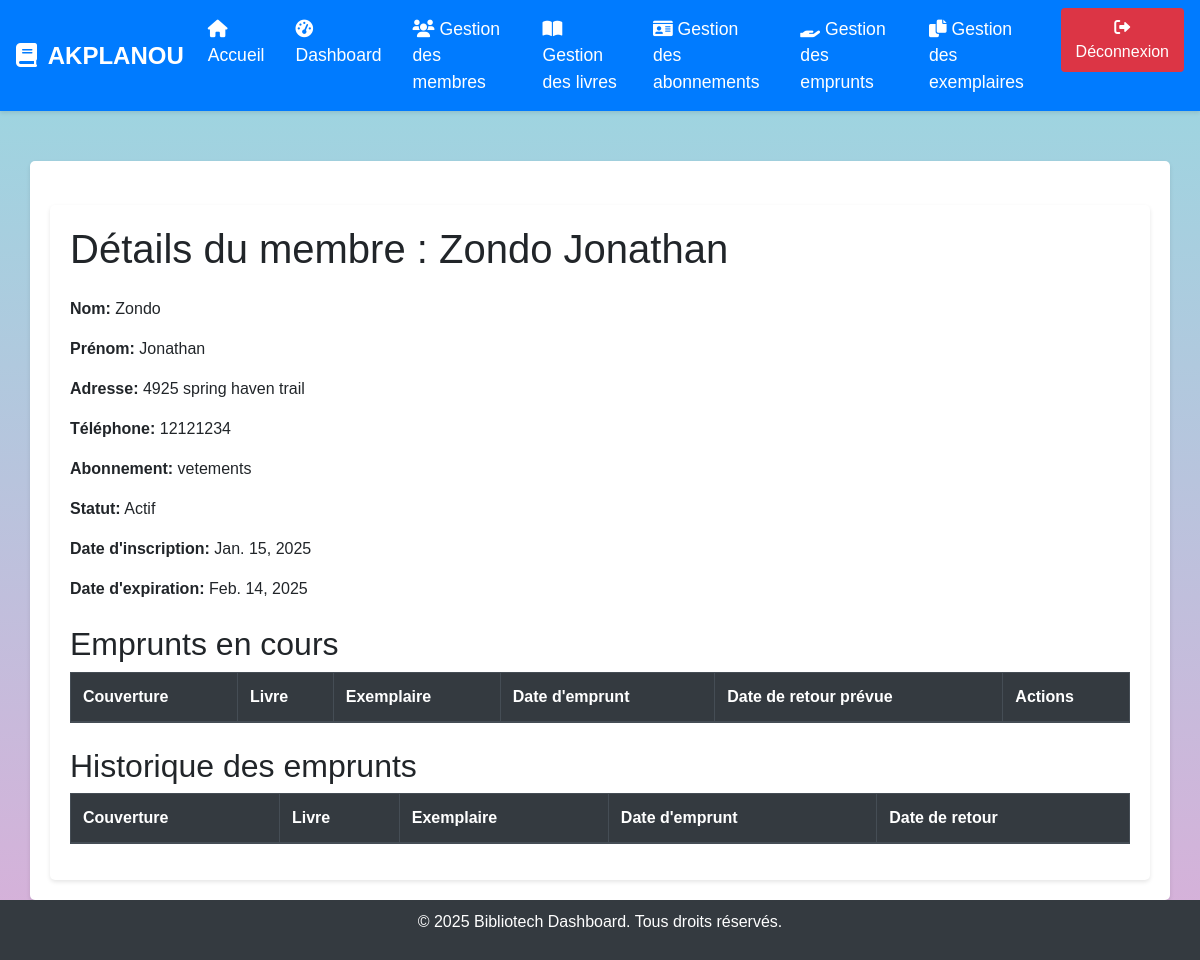
The page /membre/1/ on the database its author committed.
### gestion/models.py (models this page shows, shortened)
class Membre(models.Model):
    nom = models.CharField(max_length=100)
    prenom = models.CharField(max_length=100)
    adresse = models.CharField(max_length=200)
    telephone = models.CharField(max_length=20)
    abonnement = models.ForeignKey(Abonnement, on_delete=models.CASCADE)
    actif = models.BooleanField(default=True)
    date_inscription = models.DateField(auto_now_add=True)
    date_expiration = models.DateField(null=True, blank=True)

class Abonnement(models.Model):
    libelle = models.CharField(max_length=100)
    cout = models.DecimalField(max_digits=10, decimal_places=2)
    max_livres = models.IntegerField()
    max_jours = models.IntegerField()
    duree = models.IntegerField()  # Durée de l'abonnement en jours

### gestion/views.py (the view)
# urls.py: path('membre/<int:membre_id>/', views.membre_detail_view, name='membre_detail'),
def membre_detail_view(request, membre_id):
    membre = get_object_or_404(Membre, id=membre_id)
    emprunts_en_cours = membre.emprunt_set.filter(date_retour__isnull=True)
    return render(request, 'gestion/membre_detail.html', {'membre': membre, 'emprunts_en_cours': emprunts_en_cours})

### gestion/templates/gestion/membre_detail.html (shortened to what this page needs)
{% extends "gestion/base.html" %}
{% load static %}
{% block content %}
<div class="container mt-4">
    <h1 class="mb-4">Détails du membre : {{ membre.nom }} {{ membre.prenom }}</h1>
    <p><strong>Nom:</strong> {{ membre.nom }}</p>
    <p><strong>Prénom:</strong> {{ membre.prenom }}</p>
    <p><strong>Adresse:</strong> {{ membre.adresse }}</p>
    <p><strong>Téléphone:</strong> {{ membre.telephone }}</p>
    <p><strong>Abonnement:</strong> {{ membre.abonnement.libelle }}</p>
    <p><strong>Statut:</strong> {{ membre.actif|yesno:"Actif,Inactif" }}</p>
    <p><strong>Date d'inscription:</strong> {{ membre.date_inscription }}</p>
    <p><strong>Date d'expiration:</strong> {{ membre.date_expiration }}</p>
    <h2 class="mt-4">Emprunts en cours</h2>
    <table class="table table-bordered table-hover">
        <thead class="thead-dark">
            <tr>
                <th>Couverture</th>
                <th>Livre</th>
                <th>Exemplaire</th>
                <th>Date d'emprunt</th>
                <th>Date de retour prévue</th>
                <th>Actions</th>
            </tr>
        </thead>
    </table>
    <h2 class="mt-4">Historique des emprunts</h2>
    <table class="table table-bordered table-hover">
        <thead class="thead-dark">
            <tr>
                <th>Couverture</th>
                <th>Livre</th>
                <th>Exemplaire</th>
                <th>Date d'emprunt</th>
                <th>Date de retour</th>
            </tr>
        </thead>
    </table>
</div>
{% endblock %}

### gestion/templates/gestion/base.html (style rules this page uses)
body { background-color: #D9AFD9; background-image: linear-gradient(0deg, #D9AFD9 0%, #97D9E1 100%); font-family: 'Arial', sans-serif; display: flex; flex-direction: column; min-height: 100vh; margin: 0; }
.container { background-color: white; padding: 20px; border-radius: 5px; box-shadow: 0 2px 4px rgba(0, 0, 0, 0.1); margin-top: 50px; flex: 1; }

### rows shown on the page
Membre: nom "Zondo", prenom "Jonathan", adresse "4925 spring haven trail", telephone "12121234", abonnement.libelle "vetements", actif "Actif", date_inscription "Jan. 15, 2025", date_expiration "Feb. 14, 2025"
